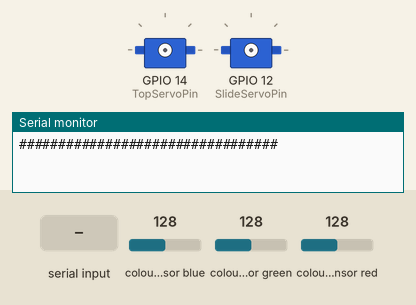
Recording of a sketch running on a simulated ESP32. On the bench: 2 × servo, the last lines printed to the serial monitor. Inputs (shaded band) come from the test bench; at power-on: colour sensor blue 128, colour sensor green 128, colour sensor red 128.

Above: at 1.4 s.
1.5 s: "s\n" received over Serial
At 3.0 s:
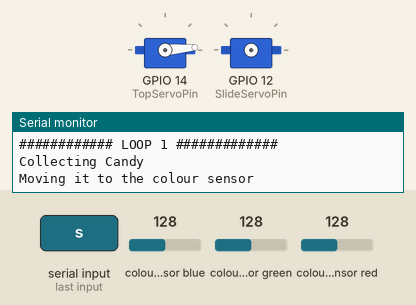
At 6.5 s:
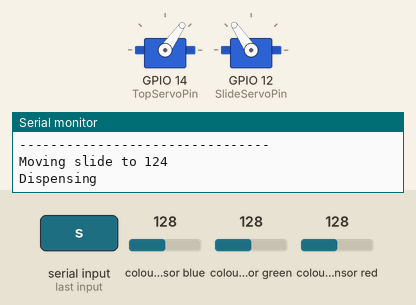
7.5 s: colour sensor blue set to 123
At 8.3 s:
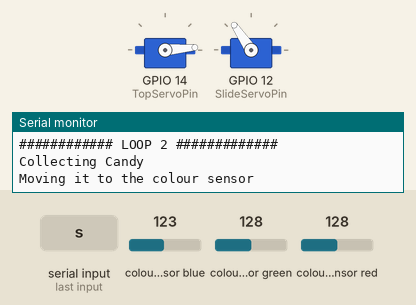
10.5 s: colour sensor blue set to 116
12.3 s: colour sensor green set to 136
At 15.1 s:
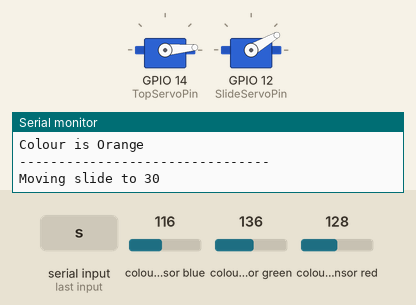
18.3 s: colour sensor red set to 204
21.3 s: colour sensor red set to 210
Timing chart, 0 to 27.0 s (numbered marks = the images above; inputs shaded):
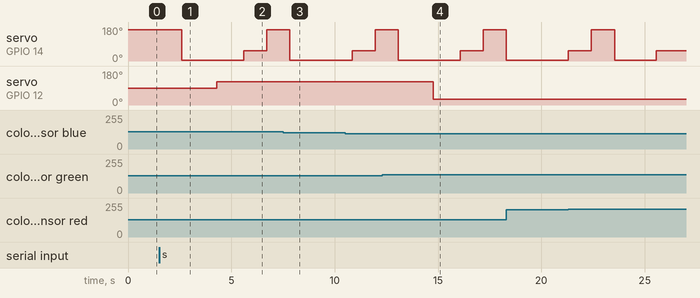

The sketch:

candy_sorter.ino
```cpp
//************* HEADER FILES *****************
#include <Adafruit_TCS34725.h>
#include <Servo.h>
#include <Wire.h>
//********************************************

//*************** PIN SETUP ******************
// I2C colour sensor pins
#define SDA_PIN 5 // D1 - Blue
#define SCL_PIN 4 // D2 - Green
// Servo pins
int TopServoPin = 14;   // D5 - Yellow
int SlideServoPin = 12; // D6 - Purple
//********************************************

//************* COLOUR STRUCT ****************
// Structure to store colour names, RGB values & angle
struct Color {
  const char *name;
  uint16_t r, g, b;
  int angle;
};
//********************************************

//************* COLOUR VALUES *****************
// Table to compare sensed colour values
Color colors[] = {{"Pink", 255, 148, 145, 146},  {"Blue", 144, 237, 255, 128},
                  {"Green", 199, 255, 111, 110}, {"Yellow", 255, 215, 81, 90},
                  {"Red", 255, 109, 91, 70},     {"Purple", 255, 156, 185, 52},
                  {"Orange", 255, 184, 145, 34}, {"Blank", 255, 171, 125, -1}};
//********************************************

//************ SERVO OFFSETS *****************
// Adjust these offsets to fine-tune servo alignment
short int TopServoOffset = 5;
short int SlideServoOffset = -4;
//********************************************

//************ TIMING PARAMETERS *************
int collectDelay = 800;
int moveDelay = 1000;
int dispenseDelay = 800;
int slideDelay = 1000;
int stepDelay = 300;
//********************************************

//************* INITIALISING *****************
// Top servo instance
Servo TopServo;
// Slide servo instance
Servo SlideServo;
// Colour sensor instance
Adafruit_TCS34725 tcs =
    Adafruit_TCS34725(TCS34725_INTEGRATIONTIME_300MS, TCS34725_GAIN_1X);
//********************************************

//******* CALCULATE COLOUR DISTANCE FN ********
float calculateDistance(uint16_t r1, uint16_t g1, uint16_t b1, uint16_t r2,
                        uint16_t g2, uint16_t b2) {
  return sqrt(sq((float)r2 - r1) + sq((float)g2 - g1) + sq((float)b2 - b1));
}
//********************************************

//************ COLLECT CANDY FN **************
void CollectCandy() {
  TopServo.attach(TopServoPin, 544, 2400);
  TopServo.write(160 + TopServoOffset);
  Serial.println("Collecting Candy");
  delay(collectDelay);
  TopServo.detach();
}
//********************************************

//******** MOVE CANDY TO SENSOR FN ***********
void MoveCandyToSensor() {
  TopServo.attach(TopServoPin, 544, 2400);
  TopServo.write(0 + TopServoOffset);
  Serial.println("Moving it to the colour sensor");
  delay(moveDelay);
  TopServo.detach();
}
//********************************************

//********** DISPENSE CANDY FN ***************
void DispenseCandy() {
  TopServo.attach(TopServoPin, 544, 2400);
  TopServo.write(50 + TopServoOffset);
  Serial.println("Dispensing");
  delay(dispenseDelay);
  TopServo.detach();
}
//********************************************

//************* SENSE COLOUR FN **************
int SenseColour() {
  Serial.println("Sensing Colour");

  uint16_t r, g, b, c;

  // Reading color data from the sensor
  tcs.getRawData(&r, &g, &b, &c);

  // Check for I2C lockup / power brownout (sensor returns all 1s = 65535)
  if (r == 65535 && g == 65535 && b == 65535) {
    Serial.println("Sensor glitch detected! Re-initializing I2C...");
    tcs.begin();
    return -1; // Return -1 (Blank) on error
  }

  // Normalize RGB values (scale to 255 based on the highest value)
  uint16_t maxVal = max(r, max(g, b));
  uint16_t normR = (maxVal > 0) ? (r * 255 / maxVal) : 0;
  uint16_t normG = (maxVal > 0) ? (g * 255 / maxVal) : 0;
  uint16_t normB = (maxVal > 0) ? (b * 255 / maxVal) : 0;

  // Clamp normalized values to 0–255
  normR = min(normR, (uint16_t)255);
  normG = min(normG, (uint16_t)255);
  normB = min(normB, (uint16_t)255);

  // Determine the closest color
  float minDistance = 1e6; // Large number for initialization
  const char *closestColor = "Unknown";
  int colorAngle = -1; // Default value if no match found

  for (const Color &color : colors) {
    float distance =
        calculateDistance(normR, normG, normB, color.r, color.g, color.b);
    if (distance < minDistance) {
      minDistance = distance;
      closestColor = color.name;
      colorAngle = color.angle;
    }
  }
  Serial.println("--------------------------------");
  Serial.print("Red: ");
  Serial.print(normR);
  Serial.print(" Green: ");
  Serial.print(normG);
  Serial.print(" Blue: ");
  Serial.println(normB);

  // Print the closest color
  if (colorAngle >= 0) {
    Serial.print("Colour is ");
    Serial.println(closestColor);
    Serial.println("--------------------------------");
  } else {
    Serial.println("--------------------------------");
    Serial.println("No candy detected!");
  }

  return colorAngle; // Return the color angle
}
//********************************************

//******** MOVE SLIDE TO ANGLE FN ************
void MoveSlideTo(int angle) {
  if (angle >= 0) {
    SlideServo.attach(SlideServoPin, 544, 2400);
    Serial.print("Moving slide to ");
    Serial.println(angle + SlideServoOffset);
    SlideServo.write(angle + SlideServoOffset);
    delay(slideDelay);
    SlideServo.detach();
  }
}
//********************************************

//*********** CALIBRATE SERVOS FN ************
void CalibrateServos() {
  Serial.println("######## Calibrate Servos #######");

  Serial.print("Moving top servo to 60° + ");
  Serial.print(TopServoOffset);
  Serial.println("° offset");
  TopServo.attach(TopServoPin, 544, 2400);
  TopServo.write(40 + TopServoOffset);
  delay(500);
  TopServo.write(80 + TopServoOffset);
  delay(500);
  TopServo.write(60 + TopServoOffset);
  delay(500);

  Serial.print("Moving slide servo to 90° + ");
  Serial.print(SlideServoOffset);
  Serial.println("° offset");
  SlideServo.attach(SlideServoPin, 544, 2400);
  SlideServo.write(70 + SlideServoOffset);
  delay(500);
  SlideServo.write(110 + SlideServoOffset);
  delay(500);
  SlideServo.write(90 + SlideServoOffset);

  delay(3000);
  SlideServo.detach();
  TopServo.detach();

  Serial.println("Servo calibration complete!");
  Serial.println("#################################");
  Serial.println(" ");
  Serial.println(" ");
}
//********************************************

//************** PRINT MENU FN ***************
void PrintMenu() {
  Serial.println("############# Menu ##############");
  Serial.println("Press 'S' to start sorting");
  Serial.println("Press 'C' to calibrate the servos");
  Serial.println("Press 'R' to read the colour");
  Serial.println("#################################");
  Serial.println(" ");
  Serial.println(" ");
}
//********************************************

//************** SETUP FUNCTION **************
void setup() {

  //***************SERIAL SETUP **************
  // Starting serial communication
  Serial.begin(9600);
  Serial.println("\n");
  //******************************************

  //*********** COLOUR SENSOR SETUP **********
  Serial.println("###### Colour Sensor Setup ######");
  Wire.begin(SDA_PIN, SCL_PIN);

  if (tcs.begin()) {
    Serial.println("Colour sensor initialized!");
  } else {
    Serial.println("Error, check your connections!");
  }
  Serial.println("#################################");
  Serial.println(" ");
  Serial.println(" ");

  tcs.setInterrupt(false);
  //*****************************************

  // Menu
  PrintMenu();
}
//*******************************************

//************** LOOP FUNCTION **************
void loop() {
  if (Serial.available()) {
    String input = Serial.readStringUntil('\n');
    input.trim();

    if (input.equalsIgnoreCase("s")) {
      int angle = 0;
      unsigned int count = 0;
      do {
        count++;
        Serial.print("############ LOOP ");
        Serial.print(count);
        Serial.println(" #############");
        CollectCandy(); // Rotate top disc to collect a candy
        delay(stepDelay);
        MoveCandyToSensor(); // Bring candy over the colour sensor
        delay(stepDelay);
        angle = SenseColour(); // Read and classify the colour
        delay(stepDelay);
        MoveSlideTo(angle); // Position the slide for this colour
        delay(stepDelay);
        DispenseCandy(); // Release the candy down the slide
        delay(stepDelay);
        Serial.println("#################################");
        Serial.println(" ");
        Serial.println(" ");
      } while (angle >= 0);

      Serial.println("############ Result #############");
      Serial.print("Number of candy sorted : ");
      Serial.println(count - 1);
      Serial.println("#################################");
      Serial.println(" ");
      Serial.println(" ");
      PrintMenu();
    } else if (input.equalsIgnoreCase("c")) {
      CalibrateServos();
      PrintMenu();
    } else if (input.equalsIgnoreCase("r")) {
      SenseColour();
      PrintMenu();
    }
  }
}
//*******************************************
```

Measured:
- the behaviour switches between 131 and 132 on colour sensor green (found by bisection; images 3 and 4)
- after the input at 1.5 s, servo on GPIO 14 (TopServoPin): 165° → 5° after 1.1 s, → 55° 3.0 s later, → 165° 1.1 s later; servo on GPIO 12 (SlideServoPin): 90° → 124° after 2.8 s
- after the input at 12.3 s, servo on GPIO 12 (SlideServoPin): 124° → 30° after 2.5 s
